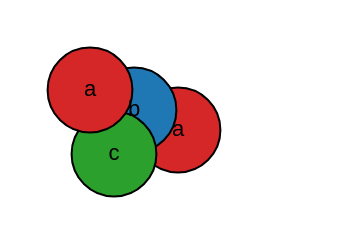

Express this chart as Vega-Lite.
### Vega specification from a JSON file in a GitHub repository (floating-point values rounded to 4 significant figures)
{"$schema": "https://vega.github.io/schema/vega/v6.json", "width": 160, "height": 110, "padding": 5, "autosize": "none", "background": "white", "data": [{"name": "f", "values": [{"k": "a", "x": 40, "y": 40, "z": 2, "v": 1}, {"k": "b", "x": 62, "y": 50, "z": -1, "v": 2}, {"k": "a", "x": 84, "y": 60, "z": 0, "v": 3}, {"k": "c", "x": 52, "y": 72, "z": 1, "v": 4}]}], "scales": [{"name": "col", "type": "ordinal", "domain": ["a", "b", "c"], "range": ["#d62728", "#1f77b4", "#2ca02c"]}, {"name": "seq", "type": "linear", "domain": [1, 4], "range": ["#ffffcc", "#800026"]}], "marks": [{"type": "symbol", "from": {"data": "f"}, "name": "base", "sort": {"field": "datum.x", "order": "descending"}, "encode": {"update": {"x": {"field": "x"}, "y": {"field": "y"}, "size": {"value": 1800}, "fill": {"scale": "col", "field": "k"}, "stroke": {"value": "#000000"}}}}, {"type": "text", "from": {"data": "base"}, "encode": {"update": {"x": {"field": "x"}, "y": {"field": "y"}, "text": {"field": "datum.k"}, "align": {"value": "center"}, "baseline": {"value": "middle"}}}}]}
